Frame 1 (no input): blank canvas, image omitted
Frame 60 (no input): blank canvas, image omitted
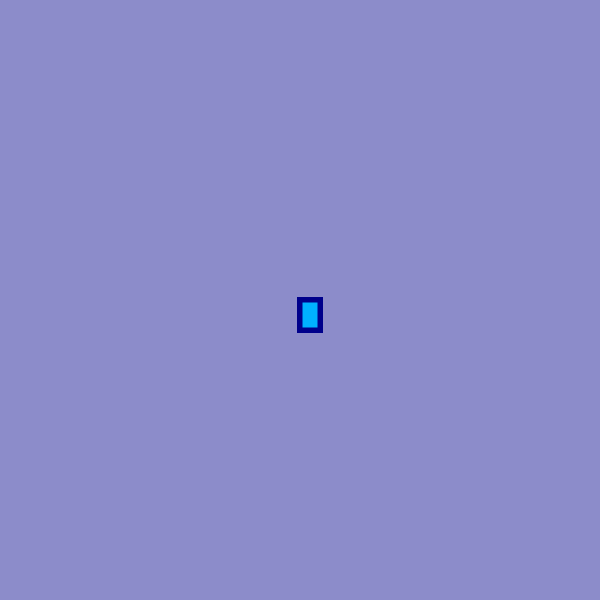
Frame 120 (the mouse pressed at the canvas centre since frame 60)

The p5.js sketch whose frames 1 and 60 were blank and that drew this single picture after the mouse press (run headless with seeded random() and noise() and a simulated clock; from frame 60 on, the mouse is pressed at the canvas centre):

// p5.js sketch
// ── sketch.js
function setup() {
  createCanvas(600, 600);
  background("rgb(140,140,202)");
}

function draw() {
 stroke("darkblue")
  strokeWeight(5)
 fill("#00B0FF");
if(mouseIsPressed){
  rect(mouseX, mouseY, 20, 30);
 }
}
